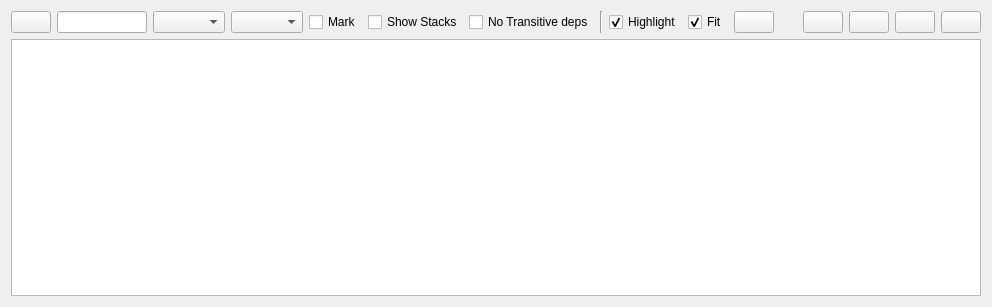
<?xml version="1.0" encoding="UTF-8"?>
<ui version="4.0">
 <class>RosPackGraphWidget</class>
 <widget class="QWidget" name="RosPackGraphWidget">
  <property name="enabled">
   <bool>true</bool>
  </property>
  <property name="geometry">
   <rect>
    <x>0</x>
    <y>0</y>
    <width>992</width>
    <height>307</height>
   </rect>
  </property>
  <property name="windowTitle">
   <string>ROS Graph</string>
  </property>
  <layout class="QVBoxLayout" name="verticalLayout" stretch="0,0">
   <item>
    <layout class="QHBoxLayout" name="horizontalLayout" stretch="0,0,0,0,0,0,0,0,0,0,0,0,0,0,0,0">
     <item>
      <widget class="QPushButton" name="refresh_graph_push_button">
       <property name="toolTip">
        <string>Refresh ROS graph</string>
       </property>
      </widget>
     </item>
     <item>
      <widget class="QLineEdit" name="filter_line_edit">
       <property name="toolTip">
        <string>Comma separated regex patterns / names, leading dash creates exclusion pattern. Example: gazebo, -test.*</string>
       </property>
       <property name="text">
        <string notr="true"/>
       </property>
      </widget>
     </item>
     <item>
      <widget class="QComboBox" name="depth_combo_box">
       <property name="sizePolicy">
        <sizepolicy hsizetype="Minimum" vsizetype="Fixed">
         <horstretch>0</horstretch>
         <verstretch>0</verstretch>
        </sizepolicy>
       </property>
       <property name="toolTip">
        <string>Choose graph type</string>
       </property>
      </widget>
     </item>
     <item>
      <widget class="QComboBox" name="directions_combo_box">
       <property name="sizePolicy">
        <sizepolicy hsizetype="Minimum" vsizetype="Fixed">
         <horstretch>0</horstretch>
         <verstretch>0</verstretch>
        </sizepolicy>
       </property>
      </widget>
     </item>
     <item>
      <widget class="QCheckBox" name="mark_check_box">
       <property name="toolTip">
        <string>Mark Selected</string>
       </property>
       <property name="text">
        <string>Mark</string>
       </property>
      </widget>
     </item>
     <item>
      <widget class="QCheckBox" name="with_stacks_check_box">
       <property name="toolTip">
        <string>Show stacks</string>
       </property>
       <property name="text">
        <string>Show Stacks</string>
       </property>
      </widget>
     </item>
     <item>
      <widget class="QCheckBox" name="transitives_check_box">
       <property name="toolTip">
        <string>Do not show transitive / duplicate dependencies</string>
       </property>
       <property name="text">
        <string>No Transitive deps</string>
       </property>
      </widget>
     </item>
     <item>
      <widget class="Line" name="line">
       <property name="orientation">
        <enum>Qt::Vertical</enum>
       </property>
      </widget>
     </item>
     <item>
      <widget class="QCheckBox" name="highlight_connections_check_box">
       <property name="toolTip">
        <string>Highlight incoming and outgoing connections on mouse over</string>
       </property>
       <property name="text">
        <string>Highlight</string>
       </property>
       <property name="checked">
        <bool>true</bool>
       </property>
      </widget>
     </item>
     <item>
      <widget class="QCheckBox" name="auto_fit_graph_check_box">
       <property name="toolTip">
        <string>Automatically fit graph into view on update</string>
       </property>
       <property name="text">
        <string>Fit</string>
       </property>
       <property name="checked">
        <bool>true</bool>
       </property>
      </widget>
     </item>
     <item>
      <widget class="QPushButton" name="fit_in_view_push_button">
       <property name="toolTip">
        <string>Fit graph in view</string>
       </property>
      </widget>
     </item>
     <item>
      <spacer name="horizontalSpacer">
       <property name="orientation">
        <enum>Qt::Horizontal</enum>
       </property>
       <property name="sizeHint" stdset="0">
        <size>
         <width>40</width>
         <height>20</height>
        </size>
       </property>
      </spacer>
     </item>
     <item>
      <widget class="QPushButton" name="load_dot_push_button">
       <property name="toolTip">
        <string>Load DOT graph from file</string>
       </property>
      </widget>
     </item>
     <item>
      <widget class="QPushButton" name="save_dot_push_button">
       <property name="toolTip">
        <string>Save as DOT graph</string>
       </property>
      </widget>
     </item>
     <item>
      <widget class="QPushButton" name="save_as_svg_push_button">
       <property name="toolTip">
        <string>Save as SVG</string>
       </property>
      </widget>
     </item>
     <item>
      <widget class="QPushButton" name="save_as_image_push_button">
       <property name="toolTip">
        <string>Save as image</string>
       </property>
      </widget>
     </item>
    </layout>
   </item>
   <item>
    <widget class="InteractiveGraphicsView" name="graphics_view">
     <property name="renderHints">
      <set>QPainter::Antialiasing|QPainter::HighQualityAntialiasing|QPainter::SmoothPixmapTransform|QPainter::TextAntialiasing</set>
     </property>
     <property name="resizeAnchor">
      <enum>QGraphicsView::AnchorViewCenter</enum>
     </property>
    </widget>
   </item>
  </layout>
 </widget>
 <customwidgets>
  <customwidget>
   <class>InteractiveGraphicsView</class>
   <extends>QGraphicsView</extends>
   <header>rqt_graph/InteractiveGraphicsView.h</header>
  </customwidget>
 </customwidgets>
 <resources/>
 <connections/>
</ui>
